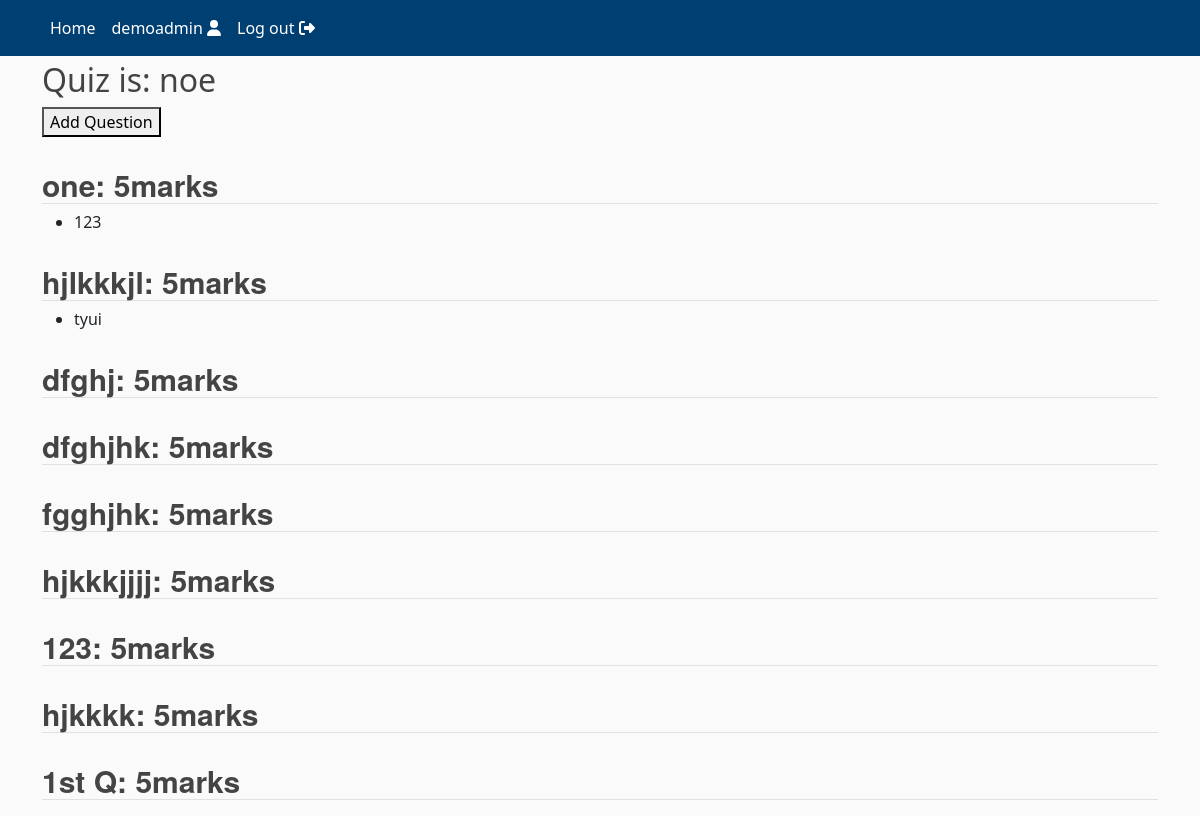
The page /add_question/8/ (signed in) on the database its author committed.
### quiz/models.py (models this page shows, shortened)
class CustomUser(AbstractUser):
    def image_upload_to(self, instance=None):
        if instance:
            return os.path.join("Users", self.username, instance)
        return None
    STATUS = (
        ('student', 'student'),
        ('teacher', 'teacher'),
    )
    SUBJECT_CHOICES = [
        ('maths', 'Maths'),
        ('english', 'English'),
        ('science', 'Science'),
    ]
    DEFAULT_SUBJECT = 'maths'
    subjects = models.ManyToManyField(Subject, blank=True)
    email = models.EmailField(unique=True)
    status = models.CharField(max_length=100, choices=STATUS, default='student')
    school = models.CharField("School", max_length=100, default='', blank=True)
    image = models.ImageField(default='default/user.jpg', upload_to=image_upload_to)

class Quiz(models.Model):
    title = models.CharField(max_length=255)
    description = models.TextField()
    time_limit = models.PositiveIntegerField(help_text="Time limit in minutes")
    subject = models.ForeignKey(Subject, related_name='quizzes', on_delete=models.SET_NULL, null=True)

class Question(models.Model):
    quiz = models.ForeignKey(Quiz, related_name='questions', on_delete=models.SET_NULL, null=True)
    text = models.TextField()
    marks = models.PositiveIntegerField(default=5)

class Option(models.Model):
    question = models.ForeignKey(Question, related_name='options', on_delete=models.SET_NULL, null=True)
    text = models.CharField(max_length=255)
    is_correct = models.BooleanField(default=False)

### quiz/views.py (the view)
# urls.py: path('add_question/<int:quiz_id>/', views.add_question, name='add_question'),
def add_question(request, quiz_id):
    quiz = Quiz.objects.get(id=quiz_id)
    questions = Question.objects.filter(quiz=quiz)
    form = QuestionForm(request.POST or None)
    print('one1')
    if request.method == 'POST':
        print('three 3')
        if form.is_valid():
            print('two2')
            question = form.save(commit=False)
            question.quiz = quiz
            question.save()
            return redirect('add_option', question_id=question.id)
    else:
        form = QuestionForm()
    context = {
        "quiz": quiz,
        "questions": questions,
        "form": form
    }
    return render(request, 'quiz/add_question.html', context)

### quiz/templates/quiz/add_question.html
{% extends 'quiz/header.html' %}
{% block content %}
    <h2>Quiz is: {{ quiz.title }}</h2>
    <button hx-get="{% url 'question_form' %}" hx-swap="afterbegin" hx-target="#question-form">
        Add Question
    </button>
    <div id="question-form">
        {% for question in questions %}
        <div>
            <h3>{{ question.text }}: {{ question.marks }}marks</h3>
            <ul>
                {% for option in question.options.all %}
                    <li>{{ option.text }}{% if option.is_correct %} (Correct){% endif %}</li>
                {% endfor %}
            </ul>
        </div>
        {% endfor %}
    </div>
{% endblock %}

### quiz/templates/quiz/includes/navbar.html (shortened to what this page needs)
<header class="site-header" style="margin-bottom: 5px">
    <nav class="navbar navbar-expand-md navbar-color">
        <div class="container">
            <div class="navbar-nav">
                <a class="nav-item nav-link" href="/">Home</a>
            </div>
            <div class="collapse navbar-collapse" id="navbarToggle">
                <div class="navbar-nav">
                    {% if user.is_authenticated %}
                        <a class="nav-item nav-link" href="{% url 'profile' user.username %}">
                            {{user.username}} <i class="fas fa-user"></i>
                        </a>
                        <a class="nav-item nav-link" href="{% url 'logout' %}">
                            Log out <i class="fas fa-sign-out-alt"></i>
                        </a>
                    {% endif %}
                </div>
            </div>
        </div>
    </nav>
</header>

### quiz/static/quiz/main/main.css (style rules this page uses)
:root { --footercolor: #003F72; --navbarcolor: #003F72; --btncolor: #003F72; --socialcolor: #003F72; --brightText: #ffffff; }
.navbar-color { background-color: var(--navbarcolor); }
body { background: #fafafa; }
h1, h2, h3, h4, h5, h6 { color: #444444; }
.site-header .navbar-nav .nav-link { color: var(--brightText); }
.article-style h1, h3 { font-weight: bold; border-bottom: 1px solid rgba(0,0,0,.1); letter-spacing: 0; font-family: sohne, "Helvetica Neue", Helvetica, Arial, sans-serif; font-style: normal; margin-top: 1.0em; margin-bottom: 0.2em; line-height: 36px !important; font-size: 30px !important; }

### rows shown on the page
CustomUser: username "demoadmin"
Quiz: title "noe"
Question: text "one", marks "5"
Option: text "123"
Question: text "hjlkkkjl", marks "5"
Option: text "tyui"
Question: text "dfghj", marks "5"
Question: text "dfghjhk", marks "5"
Question: text "fgghjhk", marks "5"
Question: text "hjkkkjjjj", marks "5"
Question: text "123", marks "5"
Question: text "hjkkkk", marks "5"
Question: text "1st Q", marks "5"
